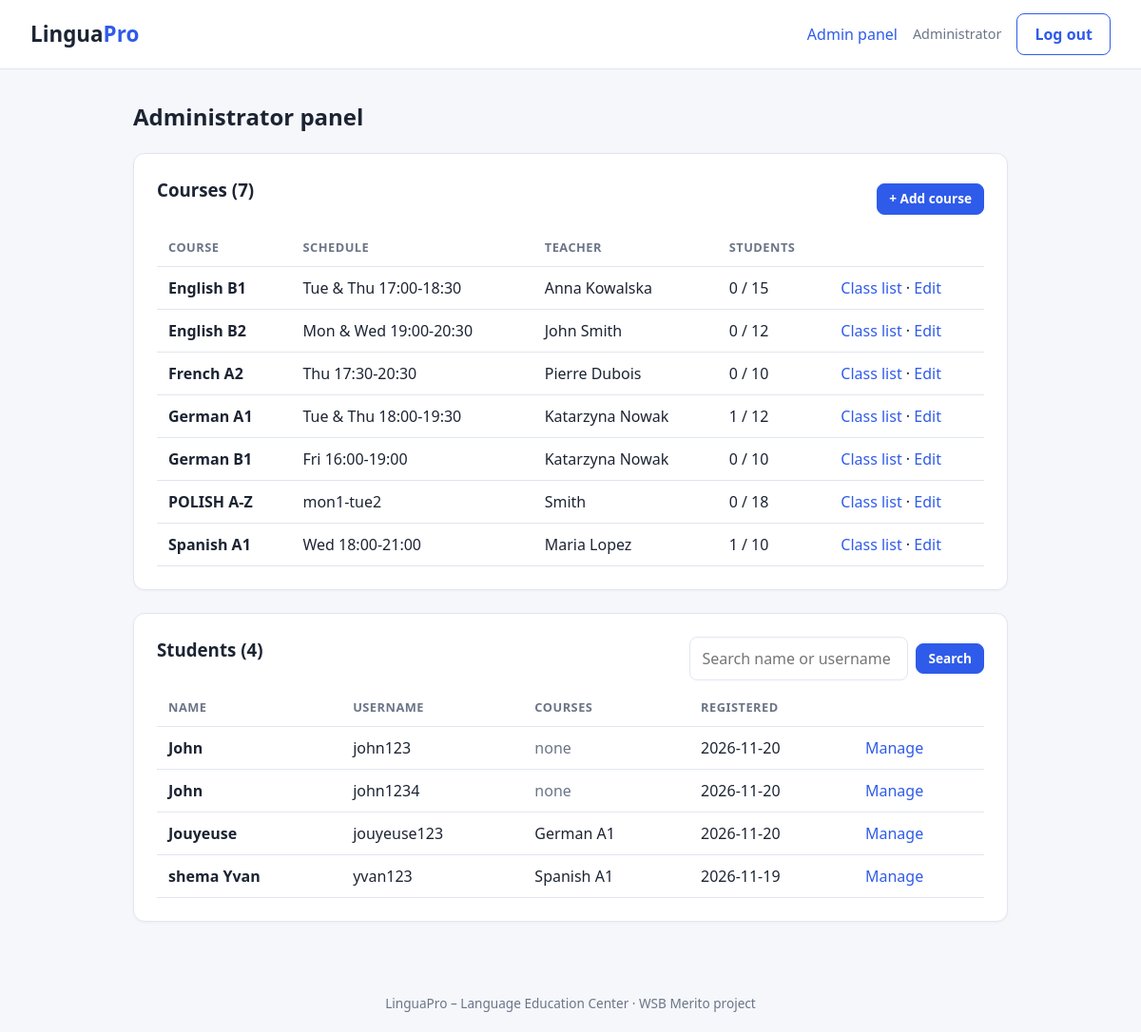
The page /admin (signed in) on the database its author committed.
### tables this page shows
CREATE TABLE courses (
    id           INTEGER PRIMARY KEY AUTOINCREMENT,
    name         TEXT NOT NULL,
    language     TEXT NOT NULL,
    level        TEXT NOT NULL,
    schedule     TEXT NOT NULL,
    teacher      TEXT NOT NULL,
    max_students INTEGER NOT NULL DEFAULT 20
);

CREATE TABLE users (
    id            INTEGER PRIMARY KEY AUTOINCREMENT,
    full_name     TEXT NOT NULL,
    username      TEXT NOT NULL UNIQUE,
    password_hash TEXT NOT NULL,
    role          TEXT NOT NULL CHECK (role IN ('student', 'admin')),
    created_at    TEXT NOT NULL DEFAULT CURRENT_TIMESTAMP
);

### app.py (the view)
@app.route("/admin")
@login_required("admin")
def admin_dashboard():
    db = get_db()
    q = request.args.get("q", "").strip()
    sql = ("SELECT u.id, u.full_name, u.username, u.created_at, "
           "GROUP_CONCAT(c.name, ', ') AS courses, COUNT(c.id) AS course_count "
           "FROM users u "
           "LEFT JOIN enrollments e ON e.user_id = u.id "
           "LEFT JOIN courses c ON c.id = e.course_id "
           "WHERE u.role = 'student' ")
    params = []
    if q:
        sql += "AND (u.full_name LIKE ? OR u.username LIKE ?) "
        params += [f"%{q}%", f"%{q}%"]
    sql += "GROUP BY u.id ORDER BY u.full_name"
    students = db.execute(sql, params).fetchall()
    return render_template("admin.html", students=students,
                           course_stats=courses_with_counts(db), q=q)

### app.py (called while the page is built)
def get_db():
    if "db" not in g:
        g.db = sqlite3.connect(DATABASE)
        g.db.row_factory = sqlite3.Row
        g.db.execute("PRAGMA foreign_keys = ON")
    return g.db

def courses_with_counts(db):
    return db.execute(
        "SELECT c.*, COUNT(e.id) AS enrolled FROM courses c "
        "LEFT JOIN enrollments e ON e.course_id = c.id "
        "GROUP BY c.id ORDER BY c.language, c.level").fetchall()

@app.before_request
def csrf_protect():
    if "csrf" not in session:
        session["csrf"] = secrets.token_hex(16)
    if request.method == "POST":
        token = request.form.get("csrf", "")
        if not secrets.compare_digest(token, session["csrf"]):
            abort(400, "Invalid form token")

@app.context_processor
def inject_globals():
    return {"csrf_token": session.get("csrf", ""),
            "current_role": session.get("role"),
            "current_name": session.get("name")}

def login_required(role):
    def decorator(view):
        @wraps(view)
        def wrapped(*args, **kwargs):
            if session.get("role") != role:
                flash("Please log in to continue.", "error")
                return redirect(url_for("login"))
            return view(*args, **kwargs)
        return wrapped
    return decorator

### templates/admin.html (shortened to what this page needs)
{% extends "base.html" %}
{% block content %}
<h2>Administrator panel</h2>
<section class="card">
  <div class="row-between">
    <h3>Courses ({{ course_stats|length }})</h3>
    <a class="btn btn-small" href="{{ url_for('admin_course_new') }}">+ Add course</a>
  </div>
  {% if course_stats %}
  <table>
    <thead><tr><th>Course</th><th>Schedule</th><th>Teacher</th><th>Students</th><th></th></tr></thead>
    <tbody>
    {% for c in course_stats %}
      <tr>
        <td><strong>{{ c.name }}</strong></td>
        <td>{{ c.schedule }}</td>
        <td>{{ c.teacher }}</td>
        <td>
          {{ c.enrolled }} / {{ c.max_students }}
        </td>
        <td class="nowrap">
          <a href="{{ url_for('admin_course', course_id=c.id) }}">Class list</a> ·
          <a href="{{ url_for('admin_course_edit', course_id=c.id) }}">Edit</a>
        </td>
      </tr>
    {% endfor %}
    </tbody>
  </table>
  {% else %}
    <p class="muted">No courses yet. Add the first one.</p>
  {% endif %}
</section>
<section class="card">
  <div class="row-between">
    <h3>Students ({{ students|length }})</h3>
    <form method="get" class="search">
      <input name="q" placeholder="Search name or username" value="{{ q }}">
      <button class="btn btn-small" type="submit">Search</button>
    </form>
  </div>
  {% if students %}
  <table>
    <thead><tr><th>Name</th><th>Username</th><th>Courses</th><th>Registered</th><th></th></tr></thead>
    <tbody>
    {% for s in students %}
      <tr>
        <td><strong>{{ s.full_name }}</strong></td>
        <td>{{ s.username }}</td>
        <td>{% if s.courses %}{{ s.courses }}{% else %}<span class="muted">none</span>{% endif %}</td>
        <td>{{ s.created_at[:10] }}</td>
        <td><a href="{{ url_for('admin_student', student_id=s.id) }}">Manage</a></td>
      </tr>
    {% endfor %}
    </tbody>
  </table>
  {% else %}
    <p class="muted">No students found.</p>
  {% endif %}
</section>
{% endblock %}

### static/style.css (style rules this page uses)
:root { --bg: #f5f7fb; --card: #ffffff; --text: #1c2433; --muted: #6b7587; --primary: #2f5bea; --primary-dark: #2346c0; --danger: #d64545; --border: #e1e6ef; --success-bg: #e6f6ec; --success-text: #1d6b3a; --error-bg: #fdecec; --error-text: #9b2c2c; }
* { box-sizing: border-box; }
body { margin: 0; font-family: "Segoe UI", system-ui, -apple-system, Roboto, Arial, sans-serif; background: var(--bg); color: var(--text); line-height: 1.5; min-height: 100vh; display: flex; flex-direction: column; }
a { color: var(--primary); text-decoration: none; }
.card { background: var(--card); border: 1px solid var(--border); border-radius: 12px; padding: 24px; margin-bottom: 24px; box-shadow: 0 1px 3px rgba(20, 30, 60, 0.04); }
h2, h3 { margin-top: 0; }
.muted { color: var(--muted); }
input[type="text"], input[type="password"], input:not([type]), input[name] { width: 100%; margin-top: 6px; padding: 10px 12px; border: 1px solid var(--border); border-radius: 8px; font: inherit; background: #fff; }
.btn { display: inline-block; background: var(--primary); color: #fff; border: 1px solid var(--primary); padding: 9px 18px; border-radius: 8px; font: inherit; font-weight: 600; cursor: pointer; }
.btn-small { padding: 5px 12px; font-size: 0.85rem; }
table { width: 100%; border-collapse: collapse; margin-top: 8px; }
th, td { text-align: left; padding: 10px 12px; border-bottom: 1px solid var(--border); vertical-align: middle; }
th { font-size: 0.8rem; text-transform: uppercase; letter-spacing: 0.04em; color: var(--muted); }
.row-between { display: flex; justify-content: space-between; align-items: center; gap: 16px; flex-wrap: wrap; }
.search { display: flex; gap: 8px; align-items: center; }
.search input { margin: 0; width: 230px; }
.nowrap { white-space: nowrap; }

### rows shown on the page
courses: name "English B1", schedule "Tue & Thu 17:00-18:30", teacher "Anna Kowalska", enrolled "0", max_students "15"
courses: name "English B2", schedule "Mon & Wed 19:00-20:30", teacher "John Smith", enrolled "0", max_students "12"
courses: name "French A2", schedule "Thu 17:30-20:30", teacher "Pierre Dubois", enrolled "0", max_students "10"
courses: name "German A1", schedule "Tue & Thu 18:00-19:30", teacher "Katarzyna Nowak", enrolled "1", max_students "12"
courses: name "German B1", schedule "Fri 16:00-19:00", teacher "Katarzyna Nowak", enrolled "0", max_students "10"
courses: name "POLISH A-Z", schedule "mon1-tue2", teacher "Smith", enrolled "0", max_students "18"
courses: name "Spanish A1", schedule "Wed 18:00-21:00", teacher "Maria Lopez", enrolled "1", max_students "10"
users: full_name "John", username "john123", shows "none", created_at "2026-11-20"
users: full_name "John", username "john1234", shows "none", created_at "2026-11-20"
users: full_name "Jouyeuse", username "jouyeuse123", courses "German A1", created_at "2026-11-20"
users: full_name "shema Yvan", username "yvan123", courses "Spanish A1", created_at "2026-11-19"

### other values the page prints
{{ current_name }} "Administrator"
{{ course_stats|length }} "7"
{{ students|length }} "4"
